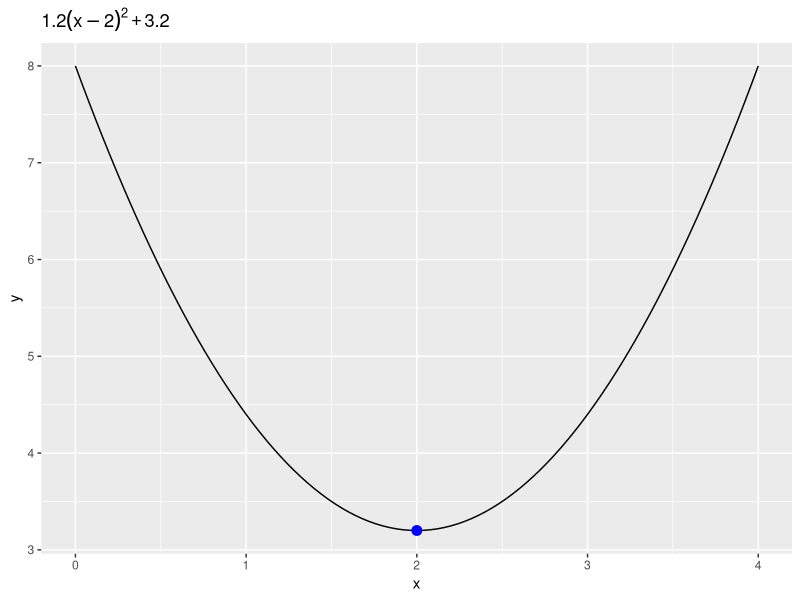
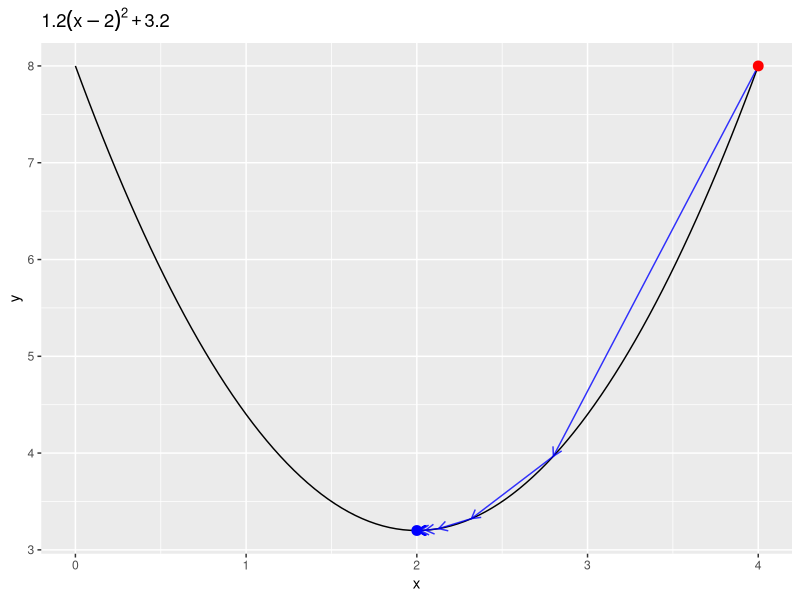
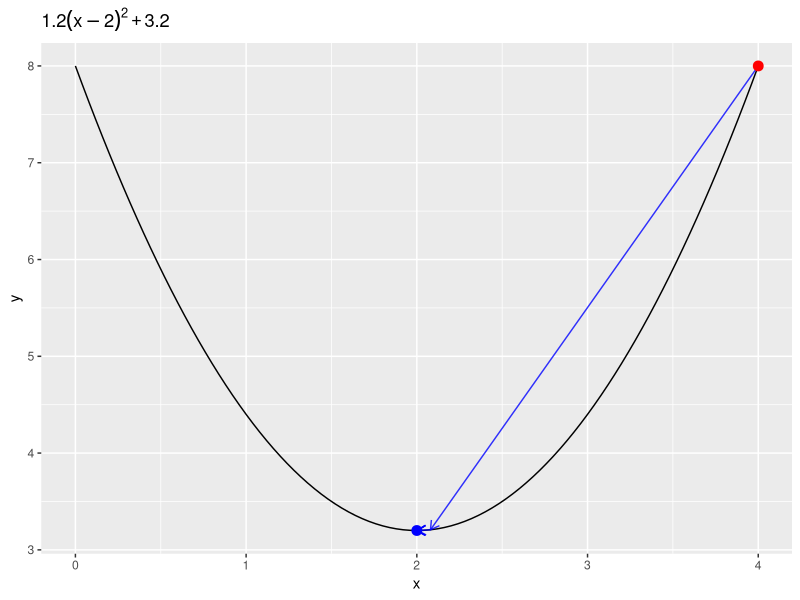
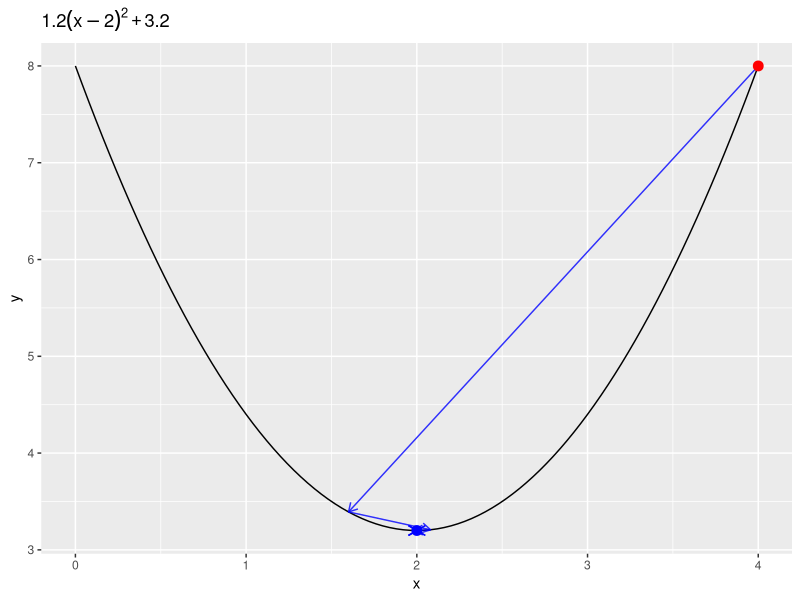
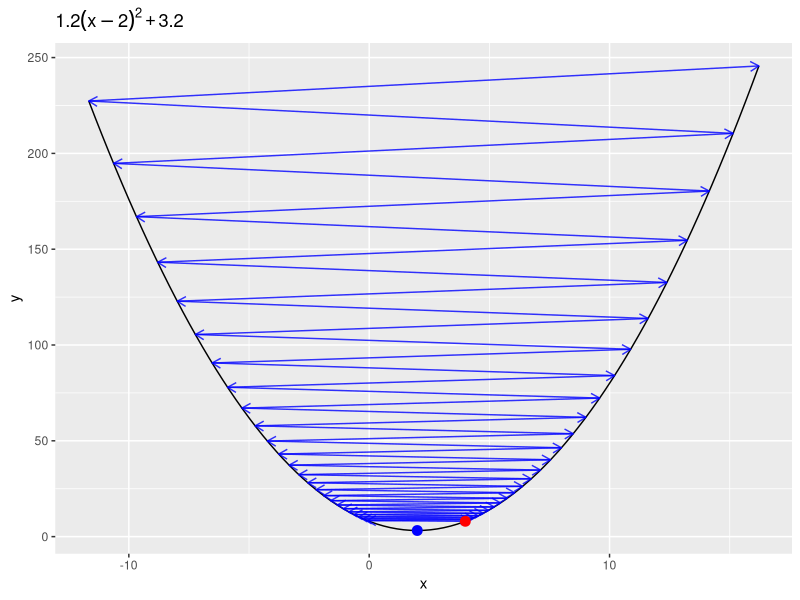
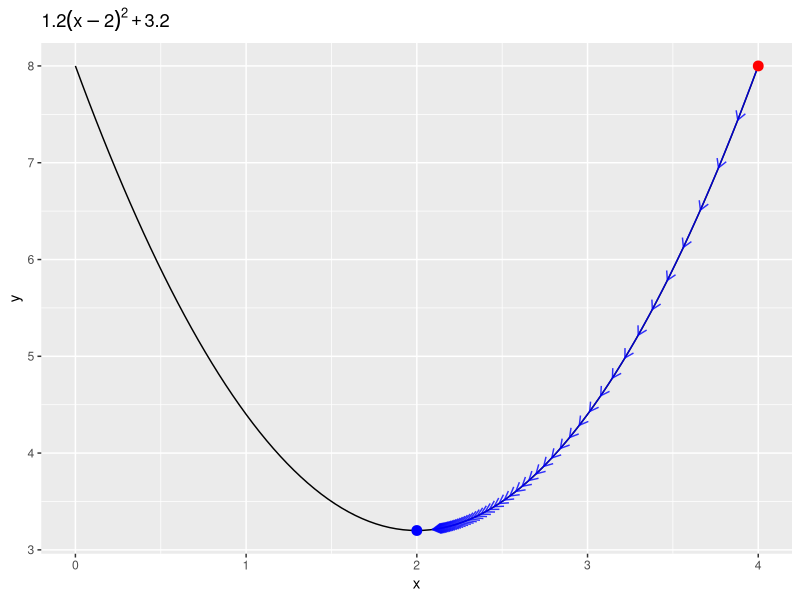

Recreate these plots in R, in order.
## ---- chunk 1
knitr::opts_chunk$set(echo = TRUE)
## ---- chunk 2
rm(list=ls())
## ---- chunk 3
library(grid)
library(dplyr)
library(scales)
library(ggplot2)
## ---- chunk 4
Formula <- function(x) 1.2 * (x-2)^2 + 3.2
## ---- chunk 5
ggplot( data.frame( x = c(0, 4) ), aes(x) ) + 
  stat_function(fun = Formula) + 
  geom_point( data = data.frame( x = 2, y = Formula(2) ), aes(x, y),  color = "blue", size = 3 ) + 
  ggtitle( expression( 1.2 * (x-2)^2 + 3.2 ) )
## ---- chunk 6
#Derivada de la funcion
derivada <- function(x) 2 * 1.2 * (x-2) 
## ---- chunk 7
decenso_gradiente <- function(learning_rate = 0.5){
  # generamos una lista para guardar los pares x, y
  xtrace <- list()
  ytrace <- list()
  
  # tasa de aprendizaje
  learning_rate_ <- learning_rate
  
  # epsilon y maxima cantidad de pasos permitidos
  epsilon <- .000065
  step <- 1
  iteration <- 50
  
  x_new <- 4#runif(1, -1, 1)
  x_old <- -x_new
  
  xtrace[[step]] <- x_new
  ytrace[[step]] <- Formula(x_new) 
  
  
  while( abs(x_new - x_old) > epsilon & step <= iteration )
  {
      # update iteration count 
      step <- step + 1    
      
      # gradient descent
      x_old <- x_new
      x_new <- x_old - learning_rate_ * derivada(x_old)
      
      # record keeping 
      xtrace[[step]] <- x_new
      ytrace[[step]] <- Formula(x_new)    
  }
  
  # create the data points' dataframe
  record <- data.frame( x = do.call(rbind, xtrace), y = do.call(rbind, ytrace) )
  
  # Crear un segmento entre cada punto (cada paso del gradiente)
  
  segment <- data.frame( x = double(), y = double(), xend = double(), yend = double() )
  for( i in 1:( nrow(record)-1 ) ) {
      segment[ i, ] <- cbind( record[i, ], record[i + 1, ] )
  }
  
  #for( i in 1:5 ) {
  #    segment[ i, ] <- cbind( record[i, ], record[i + 1, ] )
  #}
  
  # visualize the gradient descent's value 
  ggplot( data.frame( x = c(0, 4) ), aes(x) ) + 
  stat_function(fun = Formula) + 
  ggtitle( expression( 1.2 * (x-2)^2 + 3.2 ) ) + 
  geom_segment( data = segment , aes(x = x, y = y, xend = xend, yend = yend), 
                color = "blue", alpha = .8, arrow = arrow( length = unit(0.25, "cm") ) )+
  geom_point( data = data.frame( x = 2, y = Formula(2) ), aes(x, y),  color = "blue", size = 3 )+
  geom_point( data = data.frame( x = 4, y = Formula(4) ), aes(x, y),  color = "red", size = 3 )
}
## ---- chunk 8
decenso_gradiente(learning_rate = 0.25)
## ---- chunk 9
decenso_gradiente(learning_rate = 0.4)
## ---- chunk 10
decenso_gradiente(learning_rate = 0.5)
## ---- chunk 11
decenso_gradiente(learning_rate = 0.85)
## ---- chunk 12
decenso_gradiente(learning_rate = 0.025)
